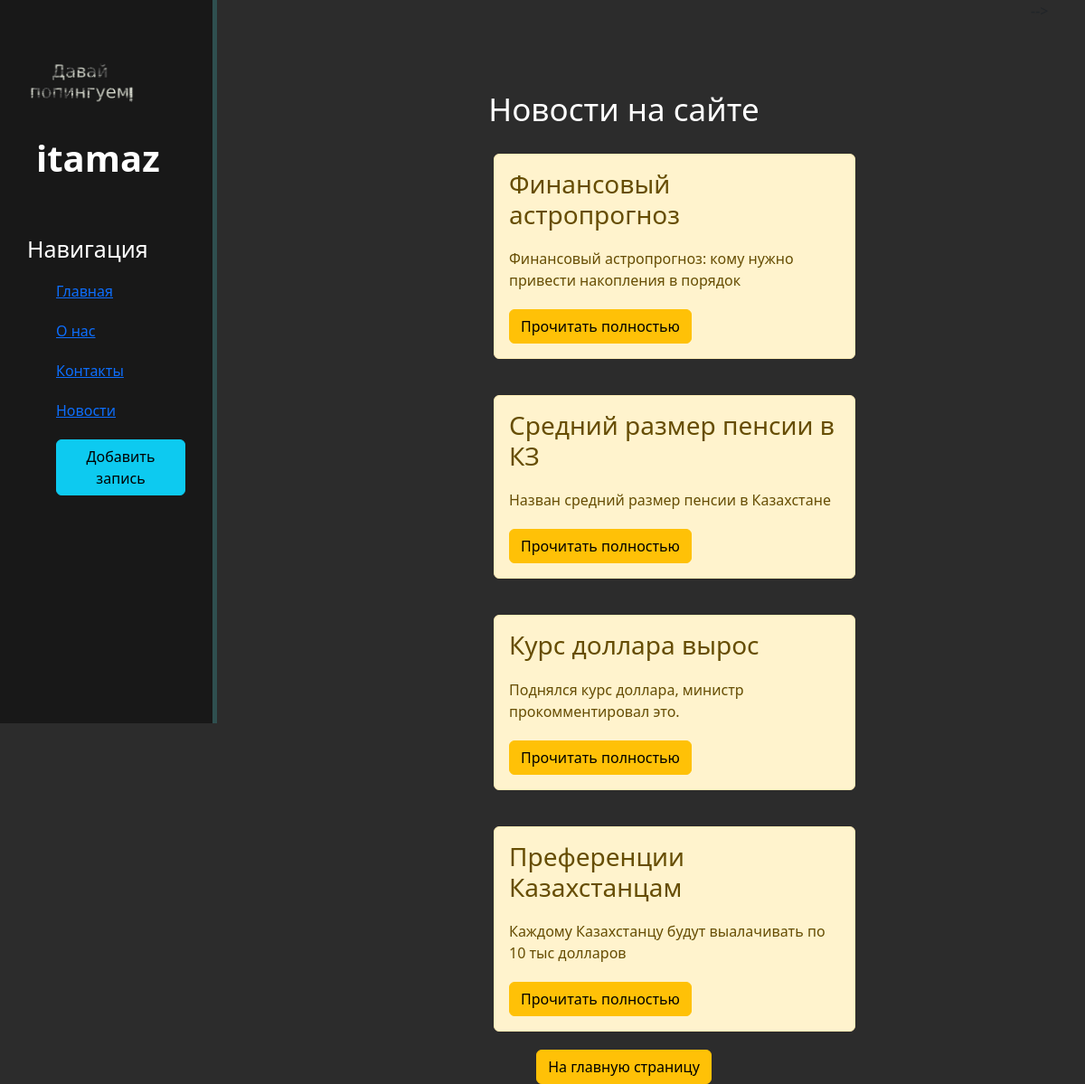
Before: /news/ with the older database file.
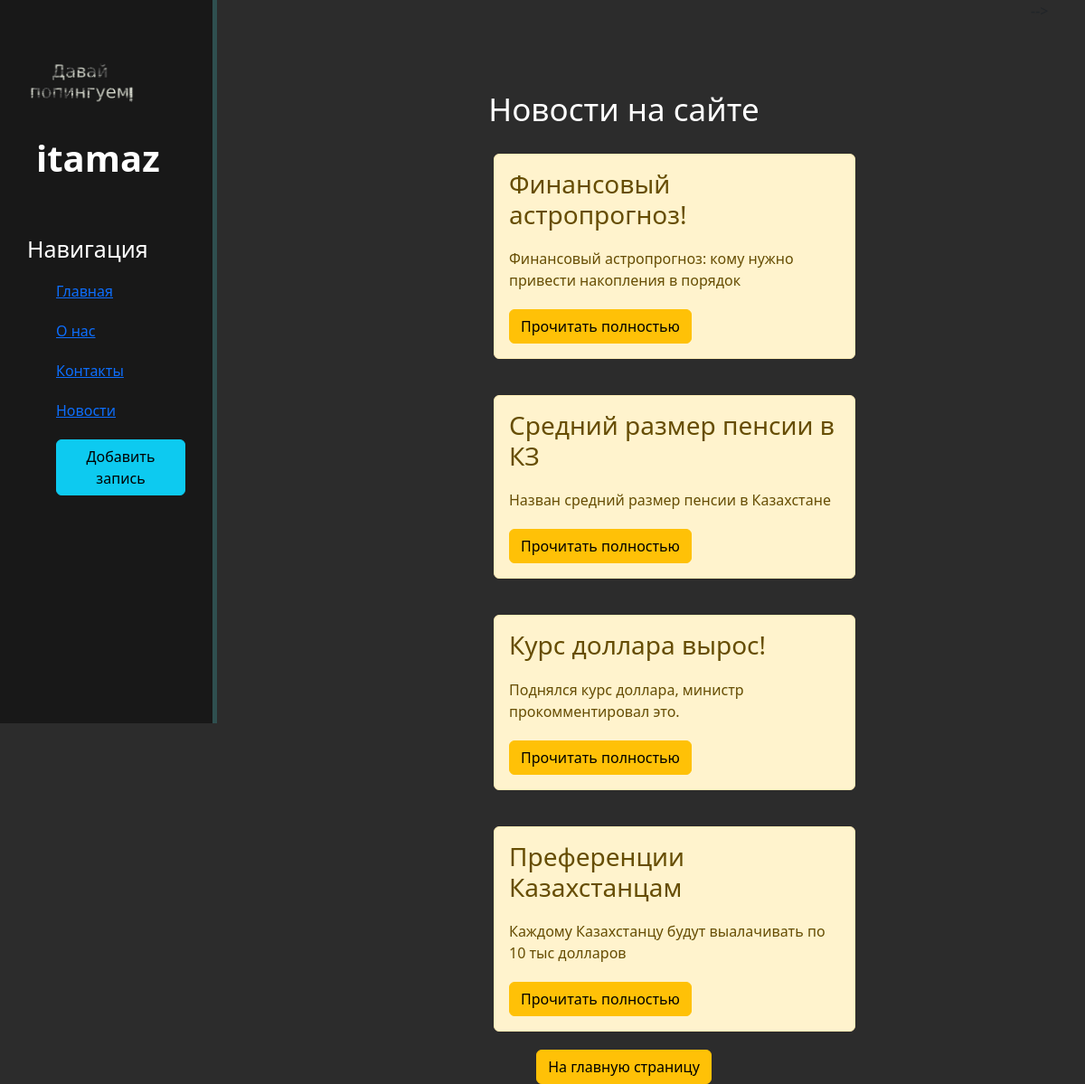
After: the same page with the newer database file.
### news/models.py (models this page shows, shortened)
class Articles(models.Model):
    title = models.CharField('Название', max_length=50)
    anons = models.CharField('Анонс', max_length=250)
    full_text = models.TextField('Статья')
    date = models.DateTimeField('Дата публикации')
    class Meta:
        verbose_name = 'Новость'
        verbose_name_plural = 'Новости'

### news/views.py (the view)
# urls.py: path('', views.news_home, name='news_home'),
def news_home(request):
    news = Articles.objects.order_by('-date') # здесь мы импортируем и сортируем статьи по дате
    return render(request, 'news/news_home.html', {'news': news})

### news/templates/news/news_home.html (shortened to what this page needs)
{% extends 'main/layout.html' %}
{% block content %}
    <div class="features">
        <h1> Новости на сайте </h1>
            {% for el in news %}
                <div class="alert alert-warning">
                    <h3> {{ el.title }} </h3>
                    <p> {{ el.anons }} </p>
                    <a href="{% url 'news-detail' el.id %}" class="btn btn-warning"> Прочитать полностью </a>
                </div>
            {% endfor %}
            <button class="btn btn-warning"> На главную страницу </button>
    </div>
{% endblock %}

Changed rows visible on the page:
changed Articles "Финансовый астропрогноз: кому нужно привести накопления в порядок": title "Финансовый астропрогноз" → "Финансовый астропрогноз!"
changed Articles "Поднялся курс доллара, министр прокомментировал это.": title "Курс доллара вырос" → "Курс доллара вырос!"
